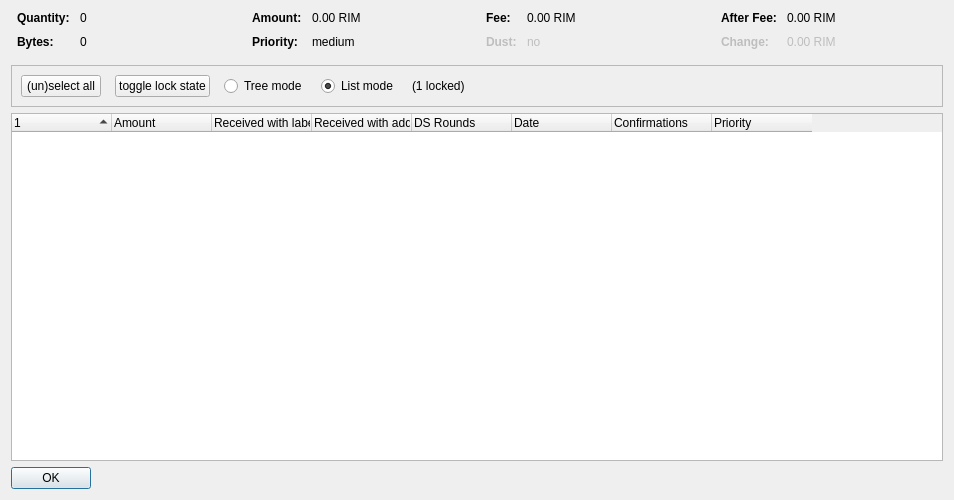
<?xml version="1.0" encoding="UTF-8"?>
<ui version="4.0">
 <class>CoinControlDialog</class>
 <widget class="QDialog" name="CoinControlDialog">
  <property name="geometry">
   <rect>
    <x>0</x>
    <y>0</y>
    <width>954</width>
    <height>500</height>
   </rect>
  </property>
  <property name="windowTitle">
   <string>Coin Selection</string>
  </property>
  <layout class="QVBoxLayout" name="verticalLayout">
   <item>
    <layout class="QHBoxLayout" name="horizontalLayoutTop" stretch="0,0,0,0">
     <property name="topMargin">
      <number>0</number>
     </property>
     <property name="bottomMargin">
      <number>10</number>
     </property>
     <item>
      <layout class="QFormLayout" name="formLayoutCoinControl1">
       <property name="horizontalSpacing">
        <number>10</number>
       </property>
       <property name="verticalSpacing">
        <number>10</number>
       </property>
       <property name="leftMargin">
        <number>6</number>
       </property>
       <property name="rightMargin">
        <number>6</number>
       </property>
       <item row="0" column="0">
        <widget class="QLabel" name="labelCoinControlQuantityText">
         <property name="font">
          <font>
           <weight>75</weight>
           <bold>true</bold>
          </font>
         </property>
         <property name="text">
          <string>Quantity:</string>
         </property>
        </widget>
       </item>
       <item row="0" column="1">
        <widget class="QLabel" name="labelCoinControlQuantity">
         <property name="cursor">
          <cursorShape>IBeamCursor</cursorShape>
         </property>
         <property name="contextMenuPolicy">
          <enum>Qt::ActionsContextMenu</enum>
         </property>
         <property name="text">
          <string notr="true">0</string>
         </property>
         <property name="textInteractionFlags">
          <set>Qt::LinksAccessibleByMouse|Qt::TextSelectableByKeyboard|Qt::TextSelectableByMouse</set>
         </property>
        </widget>
       </item>
       <item row="1" column="0">
        <widget class="QLabel" name="labelCoinControlBytesText">
         <property name="font">
          <font>
           <weight>75</weight>
           <bold>true</bold>
          </font>
         </property>
         <property name="text">
          <string>Bytes:</string>
         </property>
        </widget>
       </item>
       <item row="1" column="1">
        <widget class="QLabel" name="labelCoinControlBytes">
         <property name="cursor">
          <cursorShape>IBeamCursor</cursorShape>
         </property>
         <property name="contextMenuPolicy">
          <enum>Qt::ActionsContextMenu</enum>
         </property>
         <property name="text">
          <string notr="true">0</string>
         </property>
         <property name="textInteractionFlags">
          <set>Qt::LinksAccessibleByMouse|Qt::TextSelectableByKeyboard|Qt::TextSelectableByMouse</set>
         </property>
        </widget>
       </item>
      </layout>
     </item>
     <item>
      <layout class="QFormLayout" name="formLayoutCoinControl2">
       <property name="horizontalSpacing">
        <number>10</number>
       </property>
       <property name="verticalSpacing">
        <number>10</number>
       </property>
       <property name="leftMargin">
        <number>6</number>
       </property>
       <property name="rightMargin">
        <number>6</number>
       </property>
       <item row="0" column="0">
        <widget class="QLabel" name="labelCoinControlAmountText">
         <property name="font">
          <font>
           <weight>75</weight>
           <bold>true</bold>
          </font>
         </property>
         <property name="text">
          <string>Amount:</string>
         </property>
        </widget>
       </item>
       <item row="0" column="1">
        <widget class="QLabel" name="labelCoinControlAmount">
         <property name="cursor">
          <cursorShape>IBeamCursor</cursorShape>
         </property>
         <property name="contextMenuPolicy">
          <enum>Qt::ActionsContextMenu</enum>
         </property>
         <property name="text">
          <string notr="true">0.00 RIM</string>
         </property>
         <property name="textInteractionFlags">
          <set>Qt::LinksAccessibleByMouse|Qt::TextSelectableByKeyboard|Qt::TextSelectableByMouse</set>
         </property>
        </widget>
       </item>
       <item row="1" column="0">
        <widget class="QLabel" name="labelCoinControlPriorityText">
         <property name="font">
          <font>
           <weight>75</weight>
           <bold>true</bold>
          </font>
         </property>
         <property name="text">
          <string>Priority:</string>
         </property>
        </widget>
       </item>
       <item row="1" column="1">
        <widget class="QLabel" name="labelCoinControlPriority">
         <property name="cursor">
          <cursorShape>IBeamCursor</cursorShape>
         </property>
         <property name="contextMenuPolicy">
          <enum>Qt::ActionsContextMenu</enum>
         </property>
         <property name="text">
          <string>medium</string>
         </property>
         <property name="textInteractionFlags">
          <set>Qt::LinksAccessibleByMouse|Qt::TextSelectableByKeyboard|Qt::TextSelectableByMouse</set>
         </property>
        </widget>
       </item>
      </layout>
     </item>
     <item>
      <layout class="QFormLayout" name="formLayoutCoinControl3">
       <property name="horizontalSpacing">
        <number>10</number>
       </property>
       <property name="verticalSpacing">
        <number>10</number>
       </property>
       <property name="leftMargin">
        <number>6</number>
       </property>
       <property name="rightMargin">
        <number>6</number>
       </property>
       <item row="0" column="0">
        <widget class="QLabel" name="labelCoinControlFeeText">
         <property name="font">
          <font>
           <weight>75</weight>
           <bold>true</bold>
          </font>
         </property>
         <property name="text">
          <string>Fee:</string>
         </property>
        </widget>
       </item>
       <item row="0" column="1">
        <widget class="QLabel" name="labelCoinControlFee">
         <property name="cursor">
          <cursorShape>IBeamCursor</cursorShape>
         </property>
         <property name="contextMenuPolicy">
          <enum>Qt::ActionsContextMenu</enum>
         </property>
         <property name="text">
          <string notr="true">0.00 RIM</string>
         </property>
         <property name="textInteractionFlags">
          <set>Qt::LinksAccessibleByMouse|Qt::TextSelectableByKeyboard|Qt::TextSelectableByMouse</set>
         </property>
        </widget>
       </item>
       <item row="1" column="0">
        <widget class="QLabel" name="labelCoinControlLowOutputText">
         <property name="enabled">
          <bool>false</bool>
         </property>
         <property name="font">
          <font>
           <weight>75</weight>
           <bold>true</bold>
          </font>
         </property>
         <property name="text">
          <string>Dust:</string>
         </property>
        </widget>
       </item>
       <item row="1" column="1">
        <widget class="QLabel" name="labelCoinControlLowOutput">
         <property name="enabled">
          <bool>false</bool>
         </property>
         <property name="cursor">
          <cursorShape>IBeamCursor</cursorShape>
         </property>
         <property name="contextMenuPolicy">
          <enum>Qt::ActionsContextMenu</enum>
         </property>
         <property name="text">
          <string>no</string>
         </property>
         <property name="textInteractionFlags">
          <set>Qt::LinksAccessibleByMouse|Qt::TextSelectableByKeyboard|Qt::TextSelectableByMouse</set>
         </property>
        </widget>
       </item>
      </layout>
     </item>
     <item>
      <layout class="QFormLayout" name="formLayoutCoinControl4">
       <property name="horizontalSpacing">
        <number>10</number>
       </property>
       <property name="verticalSpacing">
        <number>10</number>
       </property>
       <property name="leftMargin">
        <number>6</number>
       </property>
       <property name="rightMargin">
        <number>6</number>
       </property>
       <item row="0" column="0">
        <widget class="QLabel" name="labelCoinControlAfterFeeText">
         <property name="font">
          <font>
           <weight>75</weight>
           <bold>true</bold>
          </font>
         </property>
         <property name="text">
          <string>After Fee:</string>
         </property>
        </widget>
       </item>
       <item row="0" column="1">
        <widget class="QLabel" name="labelCoinControlAfterFee">
         <property name="cursor">
          <cursorShape>IBeamCursor</cursorShape>
         </property>
         <property name="contextMenuPolicy">
          <enum>Qt::ActionsContextMenu</enum>
         </property>
         <property name="text">
          <string notr="true">0.00 RIM</string>
         </property>
         <property name="textInteractionFlags">
          <set>Qt::LinksAccessibleByMouse|Qt::TextSelectableByKeyboard|Qt::TextSelectableByMouse</set>
         </property>
        </widget>
       </item>
       <item row="1" column="0">
        <widget class="QLabel" name="labelCoinControlChangeText">
         <property name="enabled">
          <bool>false</bool>
         </property>
         <property name="font">
          <font>
           <weight>75</weight>
           <bold>true</bold>
          </font>
         </property>
         <property name="text">
          <string>Change:</string>
         </property>
        </widget>
       </item>
       <item row="1" column="1">
        <widget class="QLabel" name="labelCoinControlChange">
         <property name="enabled">
          <bool>false</bool>
         </property>
         <property name="cursor">
          <cursorShape>IBeamCursor</cursorShape>
         </property>
         <property name="contextMenuPolicy">
          <enum>Qt::ActionsContextMenu</enum>
         </property>
         <property name="text">
          <string notr="true">0.00 RIM</string>
         </property>
         <property name="textInteractionFlags">
          <set>Qt::LinksAccessibleByMouse|Qt::TextSelectableByKeyboard|Qt::TextSelectableByMouse</set>
         </property>
        </widget>
       </item>
      </layout>
     </item>
    </layout>
   </item>
   <item>
    <widget class="QFrame" name="frame">
     <property name="minimumSize">
      <size>
       <width>0</width>
       <height>40</height>
      </size>
     </property>
     <property name="frameShape">
      <enum>QFrame::StyledPanel</enum>
     </property>
     <property name="frameShadow">
      <enum>QFrame::Sunken</enum>
     </property>
     <layout class="QHBoxLayout" name="horizontalLayout">
      <item>
       <layout class="QHBoxLayout" name="horizontalLayoutPanel" stretch="0,0,0,0,0,0">
        <property name="spacing">
         <number>14</number>
        </property>
        <item>
         <widget class="QPushButton" name="pushButtonSelectAll">
          <property name="sizePolicy">
           <sizepolicy hsizetype="Maximum" vsizetype="Fixed">
            <horstretch>0</horstretch>
            <verstretch>0</verstretch>
           </sizepolicy>
          </property>
          <property name="text">
           <string>(un)select all</string>
          </property>
          <property name="autoDefault">
           <bool>false</bool>
          </property>
         </widget>
        </item>
        <item>
         <widget class="QPushButton" name="pushButtonToggleLock">
          <property name="sizePolicy">
           <sizepolicy hsizetype="Maximum" vsizetype="Fixed">
            <horstretch>0</horstretch>
            <verstretch>0</verstretch>
           </sizepolicy>
          </property>
          <property name="text">
           <string>toggle lock state</string>
          </property>
          <property name="autoDefault">
           <bool>false</bool>
          </property>
         </widget>
        </item>
        <item>
         <widget class="QRadioButton" name="radioTreeMode">
          <property name="sizePolicy">
           <sizepolicy hsizetype="Maximum" vsizetype="Fixed">
            <horstretch>0</horstretch>
            <verstretch>0</verstretch>
           </sizepolicy>
          </property>
          <property name="text">
           <string>Tree mode</string>
          </property>
         </widget>
        </item>
        <item>
         <widget class="QRadioButton" name="radioListMode">
          <property name="sizePolicy">
           <sizepolicy hsizetype="Maximum" vsizetype="Fixed">
            <horstretch>0</horstretch>
            <verstretch>0</verstretch>
           </sizepolicy>
          </property>
          <property name="text">
           <string>List mode</string>
          </property>
          <property name="checked">
           <bool>true</bool>
          </property>
         </widget>
        </item>
        <item>
         <widget class="QLabel" name="labelLocked">
          <property name="text">
           <string>(1 locked)</string>
          </property>
         </widget>
        </item>
        <item>
         <spacer name="horizontalSpacer">
          <property name="orientation">
           <enum>Qt::Horizontal</enum>
          </property>
          <property name="sizeHint" stdset="0">
           <size>
            <width>40</width>
            <height>20</height>
           </size>
          </property>
         </spacer>
        </item>
       </layout>
      </item>
     </layout>
    </widget>
   </item>
   <item>
    <widget class="CoinControlTreeWidget" name="treeWidget">
     <property name="contextMenuPolicy">
      <enum>Qt::CustomContextMenu</enum>
     </property>
     <property name="sortingEnabled">
      <bool>false</bool>
     </property>
     <property name="columnCount">
      <number>8</number>
     </property>
     <attribute name="headerShowSortIndicator" stdset="0">
      <bool>true</bool>
     </attribute>
     <attribute name="headerStretchLastSection">
      <bool>false</bool>
     </attribute>
     <column>
      <property name="text">
       <string/>
      </property>
     </column>
     <column>
      <property name="text">
       <string>Amount</string>
      </property>
     </column>
     <column>
      <property name="text">
       <string>Received with label</string>
      </property>
     </column>
     <column>
      <property name="text">
       <string>Received with address</string>
      </property>
     </column>
     <column>
      <property name="text">
       <string>DS Rounds</string>
      </property>
     </column>
     <column>
      <property name="text">
       <string>Date</string>
      </property>
     </column>
     <column>
      <property name="text">
       <string>Confirmations</string>
      </property>
      <property name="toolTip">
       <string>Confirmed</string>
      </property>
     </column>
     <column>
      <property name="text">
       <string>Priority</string>
      </property>
     </column>
    </widget>
   </item>
   <item>
    <widget class="QDialogButtonBox" name="buttonBox">
     <property name="sizePolicy">
      <sizepolicy hsizetype="Maximum" vsizetype="Fixed">
       <horstretch>0</horstretch>
       <verstretch>0</verstretch>
      </sizepolicy>
     </property>
     <property name="orientation">
      <enum>Qt::Horizontal</enum>
     </property>
     <property name="standardButtons">
      <set>QDialogButtonBox::Ok</set>
     </property>
    </widget>
   </item>
  </layout>
 </widget>
 <customwidgets>
  <customwidget>
   <class>CoinControlTreeWidget</class>
   <extends>QTreeWidget</extends>
   <header>coincontroltreewidget.h</header>
  </customwidget>
 </customwidgets>
 <resources/>
 <connections/>
</ui>
